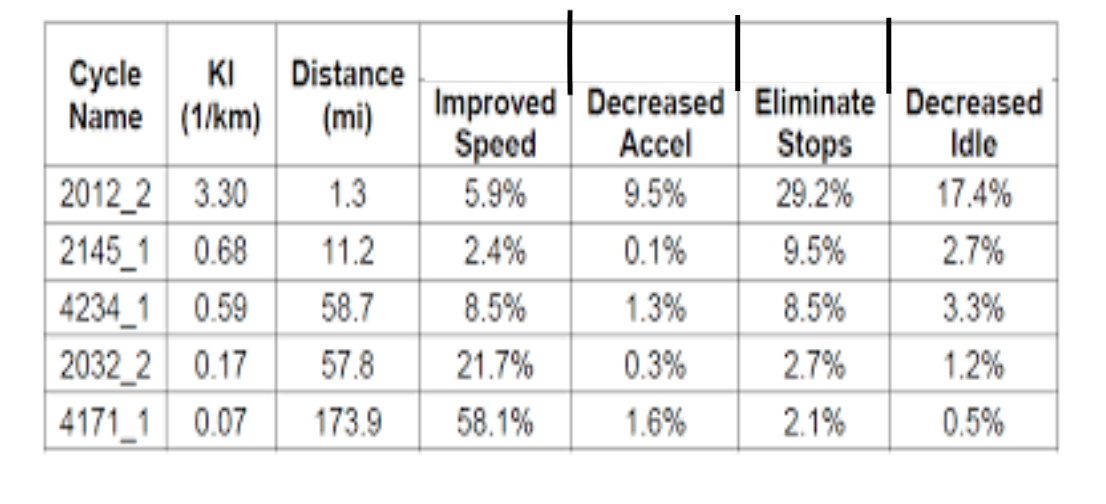
#> input picture Assignment1/Screenshot 2024-03-29 at 2.38.19 AM.png, 1106 x 504 px
$ jupyter execute solution.ipynb
#> lines starting #> are read from the running program, lines starting #| are printed output that depends on the picture; after the words box and inside, x2 and y2 are one past the last pixel; in counts of white or black regions, pixels touching at a corner belong together
[cell 1]
import cv2
import pytesseract
import numpy as np
import pandas as pd
import matplotlib.pyplot as plt
import re

[cell 2]
def preprocess(image):

    # conert to gray scale image
    gray_img = cv2.cvtColor(image, cv2.COLOR_BGR2GRAY)
    # apply Binary threshold to get clear texts
    ret, threshold_image = cv2.threshold(gray_img, 0, 255, cv2.THRESH_BINARY + cv2.THRESH_OTSU)

    # gaussian blur to remove noise for edge detection
    gaussianBlur_img = cv2.GaussianBlur(gray_img,(3,3),0)

    return threshold_image, gaussianBlur_img

[cell 3]
def extract_cells(gaussianBlur_img):
    # Canny edge detection
    canny = cv2.Canny(gaussianBlur_img, 50, 100)

    # detect lines in the image
    lines = cv2.HoughLinesP(canny, 2, np.pi/180, 100, np.array([]), minLineLength=180, maxLineGap=10)

    # display lines
    def display_lines(img, lines):
        img_lines = np.zeros_like(img)
        for line in lines:
            x1,y1,x2,y2 = line.reshape(4)
            cv2.line(img_lines, (x1,y1), (x2,y2), (255,0,0), 5)
        return img_lines

    lines_img = display_lines(gaussianBlur_img, lines)
    cv2.imshow('lines', lines_img)
    cv2.waitKey(10000)
    cv2.destroyAllWindows()
    cv2.waitKey(1)

    # get contours
    contours, hierarchy = cv2.findContours(lines_img, cv2.RETR_LIST, cv2.CHAIN_APPROX_SIMPLE)

    cordinates = []
    for cnt in contours:
        x,y,w,h = cv2.boundingRect(cnt) # getting rectangular coordinates of detected contour
        cordinates.append((x,y,w,h))

    cordinates.sort(key=lambda cell: cell[0])
    cordinates.sort(key=lambda cell: cell[1])

    return cordinates[1:]

def extract_text_from_cells(threshold_img, cell_regions):
    cells_text = []
    for cell in cell_regions:
        x, y, w, h = cell
        cell_img = threshold_img[y:y+h, x:x+w]
        cell_text = pytesseract.image_to_string(cell_img)
        cells_text.append(cell_text)
    return cells_text

cells_text = []
N = len(cordinates)
for i in range(1,N):
        x, y, w, h = cordinates[i]
        if w != 692 :
            threshold_img = preprocess(img)
            cell_img = threshold_img[y:y+h, x:x+w]
            cell_text = pytesseract.image_to_string(cell_img)
            table_text.append(cell_text)

[cell 4]
def create_dataframe(cell_data, rows, cols):

    data_matrix = np.reshape(cell_data, (rows, cols))
    df = pd.DataFrame(data_matrix)
    return df

def save_to_excel(df, filename):

    df.to_excel(filename, index=False)

def detect_and_extract_table(image_path, output_excel):
    """Detects and extracts table layout and text from an image.

    Args:
        image_path: The path to the input image.
        output_excel: The filename for the Excel output.
    """
#> called with output_excel = 'output_table.xlsx'

    img = cv2.imread(image_path)
#> img is the input picture: shape (504, 1106, 3); mean B, G, R 237.9, 237.9, 237.9
    threshold_img, gaussianBlur_img = preprocess(img)
#> in preprocess, `ret, threshold_image = cv2.threshold(gray_img, 0, 255, cv2.THRESH_BINA..`:
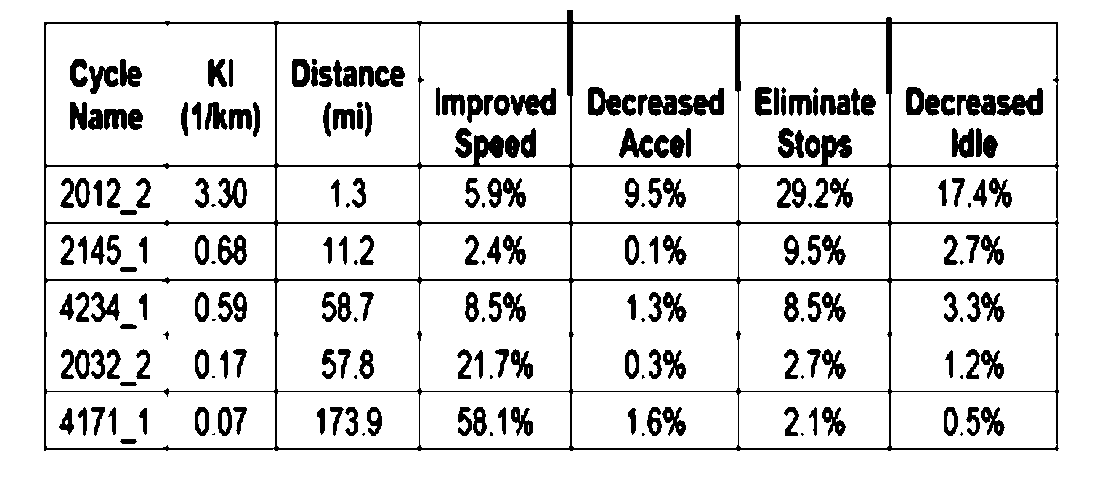
#> threshold_image: shape (504, 1106); 88.4% white; 218 black regions (30 under 20 px), largest, box (x1, y1, x2, y2) and area: (44, 10, 1059, 451) 18765, (997, 88, 1043, 116) 774, (678, 88, 724, 116) 759
#> in preprocess, `ret, threshold_image = cv2.threshold(gray_img, 0, 255, cv2.THRESH_BINA..`: ret = 198

    cell_regions = extract_cells(gaussianBlur_img)
#> in extract_cells, `canny = cv2.Canny(gaussianBlur_img, 50, 100)`:
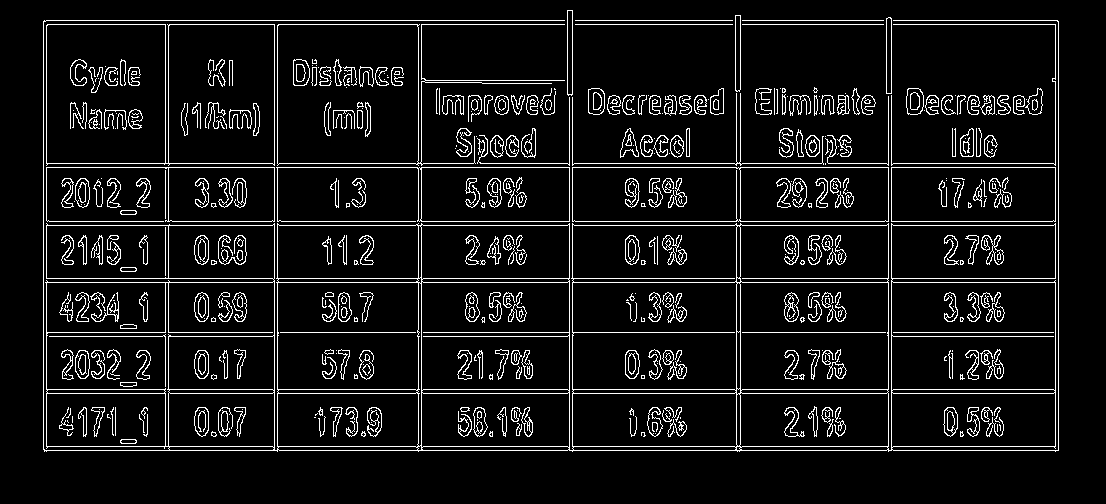
#> canny: shape (504, 1106); 7.9% white in thin lines or dots, all inside (x1, y1, x2, y2) = (43, 10, 1059, 452)
#> in extract_cells, `lines = cv2.HoughLinesP(canny, 2, np.pi/180, 100, np.array([]), minLin..`: lines = 30 rows, first 6: [43, 24, 1058, 24], [43, 278, 1058, 278], [43, 393, 1058, 393], [43, 446, 1058, 446], [43, 389, 1058, 389], [43, 163, 1058, 163]
#> the loop in display_lines, `for line in lines:` made 30 passes
#> (x1, y1, x2, y2) on passes 1 to 12: (43, 24, 1058, 24), (43, 278, 1058, 278), (43, 393, 1058, 393), (43, 446, 1058, 446), (43, 389, 1058, 389), (43, 163, 1058, 163), (44, 450, 1058, 450), (43, 332, 1058, 332), (44, 20, 1057, 20), (43, 282, 1058, 282), (43, 167, 1058, 167), (43, 336, 277, 336)
#> after the loop in display_lines, `for line in lines:`:
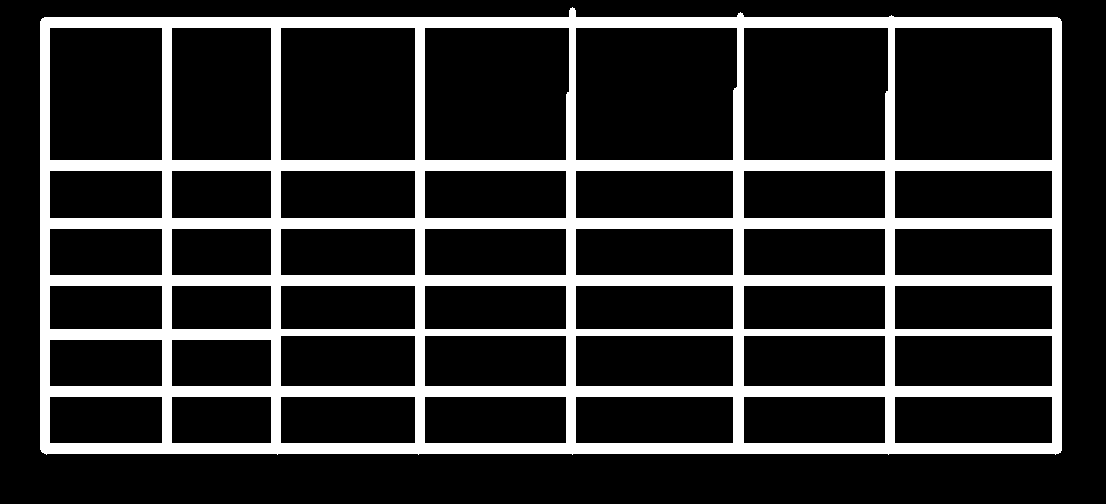
#> img_lines: shape (504, 1106); 18.7% white; 1 white region
#> in extract_cells, `contours, hierarchy = cv2.findContours(lines_img, cv2.RETR_LIST, cv2.C..`: contours = 43 contours; largest, box (x1, y1, x2, y2) and area: (40, 7, 1062, 455) 445220, (575, 27, 738, 161) 21256, (894, 27, 1053, 161) 21012, (424, 27, 570, 161) 19080, (743, 27, 889, 161) 19077
#> the loop in extract_cells, `for cnt in contours:` made 43 passes
#> (x, y, w, h) on passes 1 to 12: (894, 396, 159, 48), (743, 396, 143, 48), (575, 396, 159, 48), (424, 396, 143, 48), (280, 396, 136, 48), (171, 396, 101, 48), (49, 396, 114, 48), (171, 339, 101, 48), (49, 339, 114, 48), (894, 335, 159, 52), (743, 335, 143, 52), (575, 335, 159, 52)
#> after the loop in extract_cells, `for cnt in contours:`: cordinates = 43 items, first 6: (894, 396, 159, 48), (743, 396, 143, 48), (575, 396, 159, 48), (424, 396, 143, 48), (280, 396, 136, 48), (171, 396, 101, 48)
#> cell_regions = 42 items, first 6: (49, 27, 114, 134), (171, 27, 101, 134), (280, 27, 136, 134), (424, 27, 146, 134), (575, 27, 163, 134), (743, 27, 146, 134)
    cell_data = extract_text_from_cells(threshold_img, cell_regions)
#> the loop in extract_text_from_cells, `for cell in cell_regions:` made 1 pass
#> pass 1, in extract_text_from_cells, `cell_img = threshold_img[y:y+h, x:x+w]`:
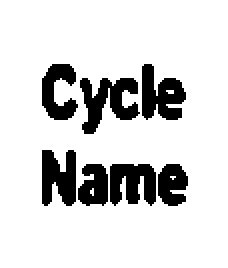
#> cell_img: shape (134, 114) (shown 2 times larger); 84.4% white; 7 black regions, largest, box (x1, y1, x2, y2) and area: (40, 39, 70, 67) 449, (71, 32, 93, 60) 395, (55, 82, 78, 103) 376
#> after the loop in extract_text_from_cells, `for cell in cell_regions:`: cells_text = []

    # Infer table dimensions from cell regions
    rows = int(np.sqrt(len(cell_regions)))
    cols = int(len(cell_regions) / rows)

    print(rows, cols, len(cell_regions), len(cell_data))

    df = create_dataframe(cell_data, rows, cols)
    if df is not None:
        save_to_excel(df, output_excel)
        print("Excel file created successfully.")
    else:
        print("Failed to create DataFrame. No data saved to Excel.")

[cell 5]
# Example usage
image_path = 'Screenshot 2024-03-29 at 2.38.19 AM.png'
output_excel = 'output_table.xlsx'
detect_and_extract_table(image_path, output_excel)
#> (the call stopped at in extract_text_from_cells, `cell_text = pytesseract.image_to_string(cell_img)`: pytesseract is not available in this run)
